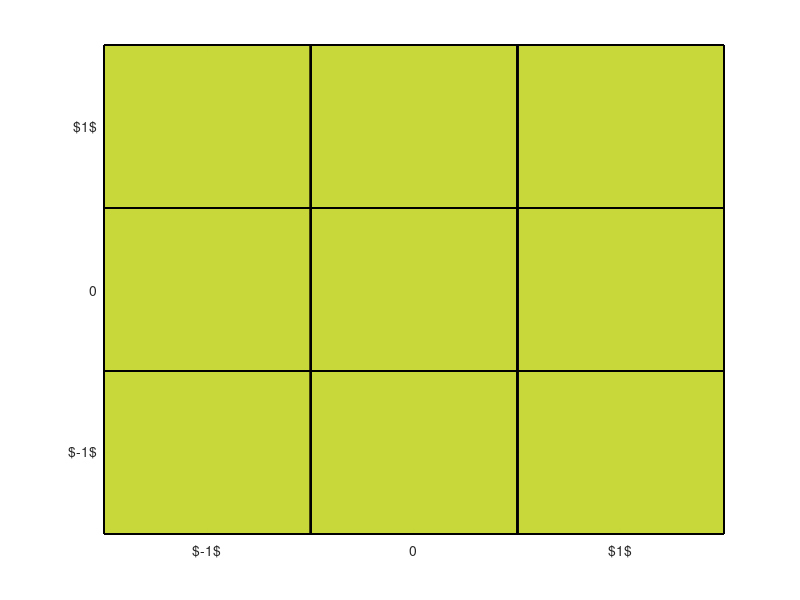

MATLAB code to generate this figure: (Note: this script raises an error after producing the figure.)
% SE(2) decomposition, p4 \ SE(2)
figure; hold on;

for row = -1 : 1
for col = -1 : 1
for stack = -2 : 2

tile(1).face_x = [2.0, 2.0, -2.0, -2.0] + 4 * row;
tile(1).face_y = [2.0, -2.0, -2.0, 2.0] + 4 * col;
tile(1).face_z = 0.25 * pi * ones (1, 4) + stack * 0.5 * pi;

tile(2).face_x = [2.0, 2.0, -2.0, -2.0] + 4 * row;
tile(2).face_y = [2.0, -2.0, -2.0, 2.0] + 4 * col;
tile(2).face_z = -0.25 * pi * ones (1, 4) + stack * 0.5 * pi;

tile(3).face_x = [tile(1).face_x(1), tile(1).face_x(2), tile(1).face_x(2), tile(1).face_x(1)];
tile(3).face_y = [tile(1).face_y(1), tile(1).face_y(2), tile(1).face_y(2), tile(1).face_y(1)];
tile(3).face_z = 0.25 * pi * [1.0, 1.0, -1.0, -1.0] + stack * 0.5 * pi;

tile(4).face_x = [tile(1).face_x(2), tile(1).face_x(3), tile(1).face_x(3), tile(1).face_x(2)];
tile(4).face_y = [tile(1).face_y(2), tile(1).face_y(3), tile(1).face_y(3), tile(1).face_y(2)];
tile(4).face_z = 0.25 * pi * [1.0, 1.0, -1.0, -1.0] + stack * 0.5 * pi;

tile(5).face_x = [tile(1).face_x(3), tile(1).face_x(4), tile(1).face_x(4), tile(1).face_x(3)];
tile(5).face_y = [tile(1).face_y(3), tile(1).face_y(4), tile(1).face_y(4), tile(1).face_y(3)];
tile(5).face_z = 0.25 * pi * [1.0, 1.0, -1.0, -1.0] + stack * 0.5 * pi;

tile(6).face_x = [tile(1).face_x(4), tile(1).face_x(1), tile(1).face_x(1), tile(1).face_x(4)];
tile(6).face_y = [tile(1).face_y(4), tile(1).face_y(1), tile(1).face_y(1), tile(1).face_y(4)];
tile(6).face_z = 0.25 * pi * [1.0, 1.0, -1.0, -1.0] + stack * 0.5 * pi;

for face_index = 1 : 2
    
 trisurf ([1, 2, 3, 4, 1], tile(face_index).face_x, tile(face_index).face_y, tile(face_index).face_z, 'FaceAlpha', 0.65, 'Linewidth', 1.3);

end

for face_index = 3 : 6
    
 trisurf ([1, 2, 3, 4, 1], tile(face_index).face_x, tile(face_index).face_y, tile(face_index).face_z, 'FaceAlpha', 0.65, 'Linewidth', 1.3);

end

end
end
end


xticks ([-8.0, -4.0, 0.0, 4.0, 8.0]);
xticklabels ({'$-2$', '$-1$', '0', '$1$', '$2$'});

yticks ([-8.0, -4.0, 0.0, 4.0, 8.0]);
yticklabels ({'$-2$', '$-1$', '0', '$1$', '$2$'});

zticks ([-pi, 0.0, pi]);
zticklabels ({'$-\pi$', '0', '$\pi$'});

grid on;
box on;

ax = gca;
ax.ZRuler.MinorTick = 'on';
ax.ZRuler.MinorTickValues = 0.5 * pi * [- 1.0, 1.0];
ax.ZRuler.MinorTickValuesMode = 'manual';
view (45, 25);

colormap summer;
set (gcf, 'color', 'w');

set (gca, 'TickLabelInterpreter', 'latex');
set (gca, 'FontSize', 25);
set (gca, 'Linewidth', 0.5);

xlabel ('$x$', 'interpreter', 'latex');
ylabel ('$y$', 'interpreter', 'latex');
zlabel ('$\theta$', 'interpreter', 'latex');